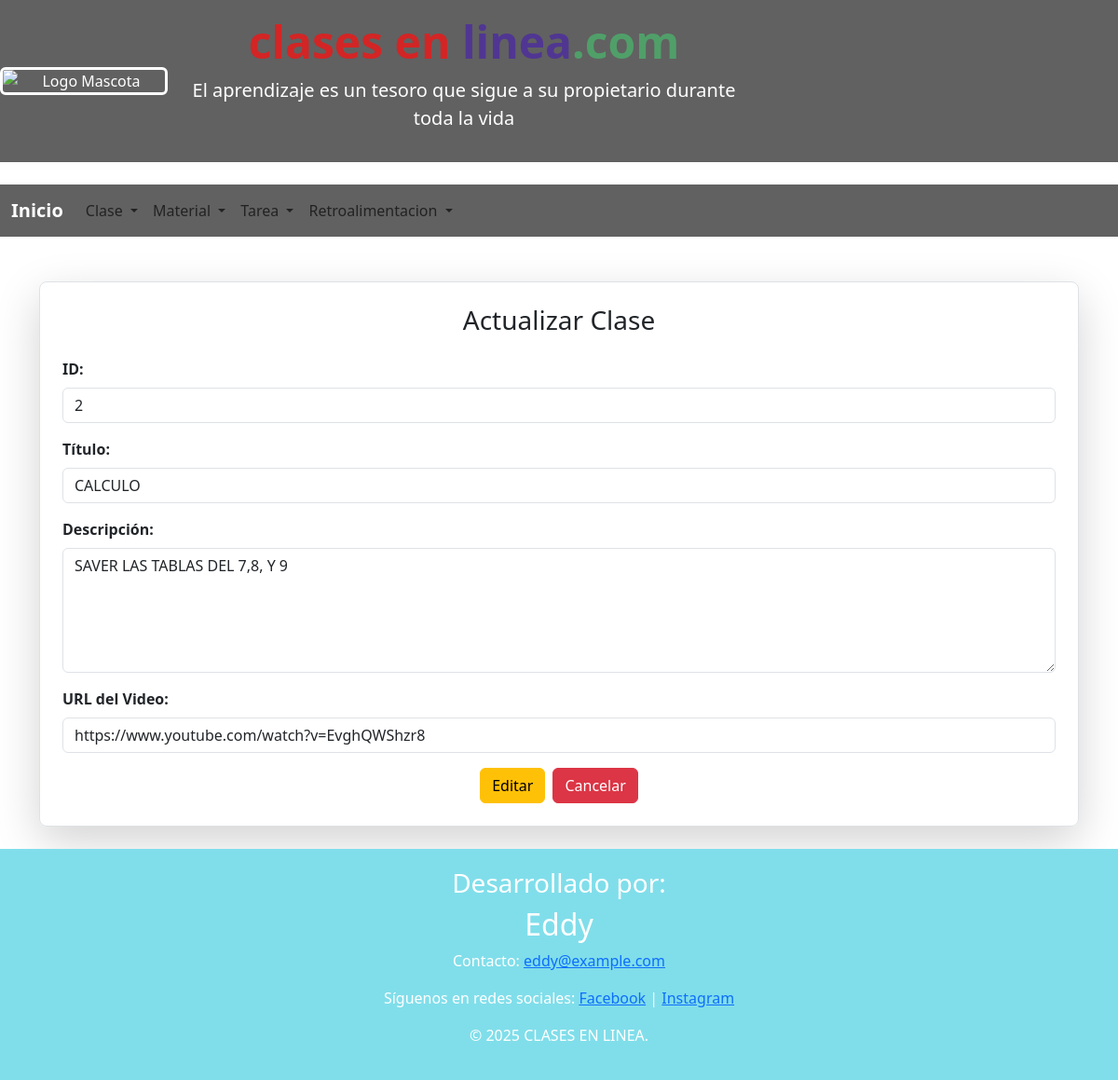
Page /editarClase/2 on the committed database.
### aplicacion/clase/models.py (models this page shows, shortened)
class Clase(models.Model):
    id = models.AutoField(primary_key=True)
    titulo = models.CharField(max_length=200)
    descripcion = models.TextField()
    video_url = models.URLField()
    creado_en = models.DateTimeField(auto_now_add=True)

### aplicacion/clase/views.py (the view)
# urls.py: path('editarClase/<clase_id>', views.editarClase), # Editar mascota
def editarClase(request, clase_id):
    claseEditar = Clase.objects.get(id=clase_id)
    return render(request, 'editarClase.html', {'clase': claseEditar})

### aplicacion/clase/templates/editarClase.html (shortened to what this page needs)
{% extends "./plantilla.html" %}
{% block contenido %}
<div class="container mt-5">
    <div class="border p-4 rounded-3 shadow-lg">
        <h3 class="mb-4 text-center">Actualizar Clase</h3>
        <form action="/procesarEdicionClase/" id="frm_editar_clase" method="post">
            <div class="mb-3">
                <label for="id" class="form-label"><b>ID:</b></label>
                <input type="text" class="form-control" id="id" value="{{ clase.id }}" readonly>
            </div>
            <div class="mb-3">
                <label for="titulo" class="form-label"><b>Título:</b></label>
                <input type="text" name="titulo" id="titulo" class="form-control" value="{{ clase.titulo }}">
            </div>
            <div class="mb-3">
                <label for="descripcion" class="form-label"><b>Descripción:</b></label>
                <textarea name="descripcion" id="descripcion" class="form-control" rows="5">{{ clase.descripcion }}</textarea>
            </div>
            <div class="mb-3">
                <label for="video_url" class="form-label"><b>URL del Video:</b></label>
                <input type="url" name="video_url" id="video_url" class="form-control" value="{{ clase.video_url }}">
            </div>
            <div class="d-flex justify-content-center">
                <button type="submit" class="btn btn-warning me-2">Editar</button>
                <a href="/listadoClase/" class="btn btn-danger">Cancelar</a>
            </div>
        </form>
    </div>
</div>
{% endblock %}

### rows in the picture
Clase: id "2", titulo "CALCULO", descripcion "SAVER LAS TABLAS DEL 7,8, Y 9", video_url "https://www.youtube.com/watch?v=EvghQWShzr8"
